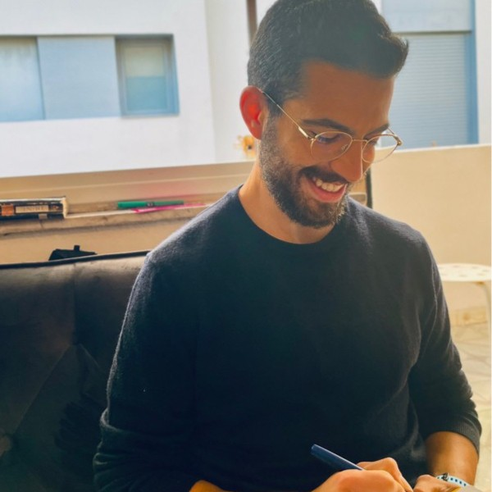
#> input picture images/profile.png, 492 x 492 px, shrunk from 600 x 600 before the run, found by its file name
$ python CropBackground.py
#> lines starting #> are read from the running program, lines starting #| are printed output that depends on the picture
"""
This module uses the OpenCV library to crop the background of an image.
"""

import cv2
import numpy as np
import os
import sys


class CropBackground:
    """
    This class contains the methods to crop the background of an image.
    """

    def __init__(self, image_path="cover.png", output_path="output.png"):
        """
        The constructor method for the CropBackground class.

        :param image_path: The path to the image file.
        :param output_path: The path to the output file.
        """
        # Ensure image_path is a string
        if not isinstance(image_path, str):
            Warning("The image path must be a string - converting to string")
            image_path = str(image_path)
        self.image_path = image_path
        self.output_path = output_path

    def crop_background(self):
        """
        This method crops the background of an image.
        """

        # Read the image
        image = cv2.imread(self.image_path)
#> image is the input picture: shape (492, 492, 3); mean B, G, R 103.6, 107.5, 108.1
        if image is None:
            raise ValueError(
                f"Could not read image at path: {self.image_path}")

        # crop background using the GrabCut algorithm use advanced OpenCV functions to detect foreground and background
        mask = np.zeros(image.shape[:2], np.uint8)
        bgd_model = np.zeros((1, 65), np.float64)
        fgd_model = np.zeros((1, 65), np.float64)
        # avoid cutting head or dark hair
        # Adjust the rectangle to more accurately encompass the face
        rect = (50, 50, image.shape[1] - 50, image.shape[0] - 50)
#> rect = (50, 50, 442, 442)

        # Initialize the mask as probable background
        mask = np.full(image.shape[:2], cv2.GC_PR_BGD, dtype=np.uint8)

        # Specify a region in the center of the image as probable foreground
        # try to detect figure in the center of the image
        mask[rect[1]:rect[3], rect[0]:rect[2]] = cv2.GC_PR_FGD

        # Apply the GrabCut algorithm
        cv2.grabCut(image, mask, rect, bgd_model,
                    fgd_model, 5, cv2.GC_INIT_WITH_MASK)

        # Create a mask to remove the background
        mask2 = np.where((mask == cv2.GC_FGD) | (
            mask == cv2.GC_PR_FGD), 1, 0).astype('uint8')

        # Apply the mask to the image
        image = image * mask2[:, :, np.newaxis]
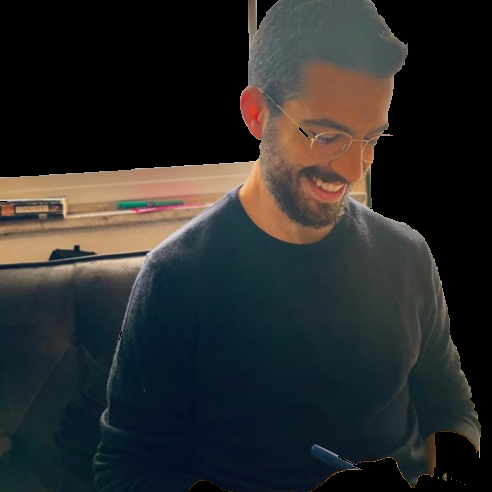
#> image: shape (492, 492, 3); mean B, G, R 41.9, 42.4, 41.7

        # Save the image
        cv2.imwrite(self.output_path, image)


def main():
    """
    The main function for the CropBackground class.
    """

    # Get the input and output paths from the command line arguments if they exist
    input_path = "profile.png"
    output_path = "output.png"

    # Check if the input path is a file
    if not os.path.isfile(input_path):
        print("Error: The input path is not a file.")
        sys.exit(1)

    # Create an instance of the CropBackground class
    crop_background = CropBackground(input_path, output_path)

    # Crop the background of the image
    crop_background.crop_background()


if __name__ == "__main__":
    main()
